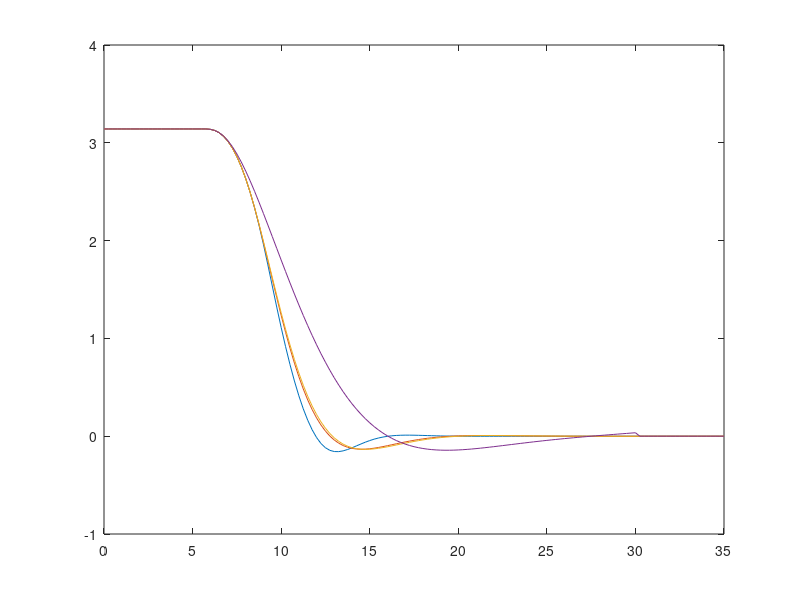

The MATLAB source for this figure:

load("optimal/L1_q_0.12.mat")
d1 = x_out;
load("optimal/L1_q_1.mat")
d2 = x_out;
load("optimal/L1_q_1.2.mat")
d3 = x_out;
load("optimal/L1_q_12.mat")
d4 = x_out;

ts = 0.25;
t = 0:ts:ts*140;

figure(1)
plot(t, d1(1,:))
hold on
plot(t, d2(1,:))
plot(t, d3(1,:))
plot(t, d4(1,:))



